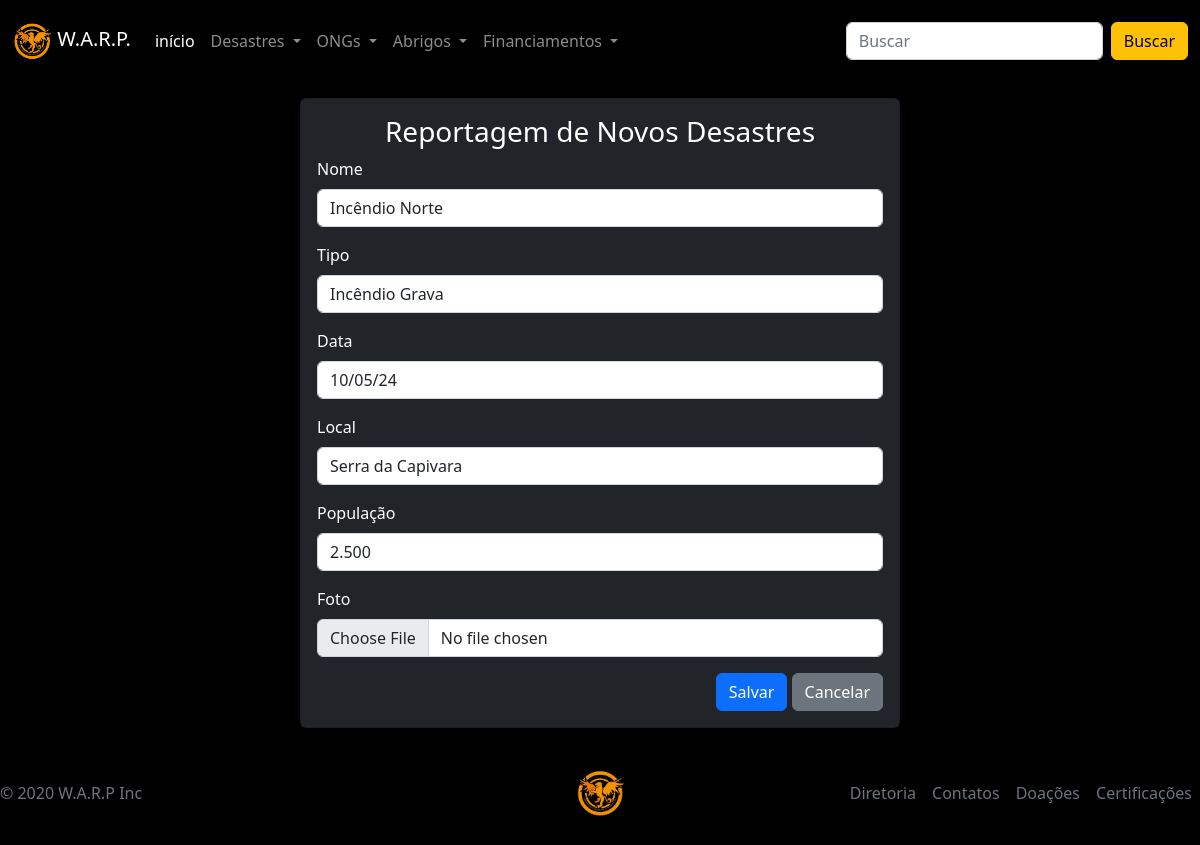
The app's page /1/desastre/editar with its own data.
### desastres/models.py (models this page shows, shortened)
class Desastre(models.Model):
    nome = models.CharField('Nome',max_length=60)
    tipo = models.CharField('Tipo',max_length=60)
    data = models.CharField('Data',max_length=20)
    local = models.CharField('Local',max_length=100)
    populacao = models.CharField('População',max_length=10)
    foto = StdImageField('Foto', upload_to='desastres', delete_orphans=True, null=True, blank=True)
    class Meta:
        verbose_name = 'Desastre'
        verbose_name_plural = 'Desastres'

### desastres/views.py (the view)
# urls.py: path('<int:pk>/desastre/editar',DesastreUpdateView.as_view(), name='desastre_editar'),
class DesastreUpdateView(SuccessMessageMixin, UpdateView):
    model = Desastre
    form_class = DesastreModelForm
    template_name = 'desastre_form.html'
    success_url = reverse_lazy('desastres')
    success_message = 'Desastre alterado com sucesso!'

### desastres/forms.py
class DesastreModelForm(forms.ModelForm):
    class Meta:
        model = Desastre
        fields = 'nome','tipo','data','local','populacao','foto'
        error_messages = {
            'nome': {'required': 'O nome do Desastre é um campo obrigatório'},
            'tipo': {'required': 'O tipo do Desastre é um campo obrigatório'},
            'data': {'required': 'A data do Desastre é um campo obrigatório'},
            'local': {'required': 'O local do Desastre é um campo obrigatório'},
            'populacao': {'required': 'A populacao do local é um campo obrigatório'},
            'foto': {'required:': 'Imagem Obrigatória'},
        }

### desastres/templates/desastre_form.html (shortened to what this page needs)
{% extends 'principal.html' %}
{% load django_bootstrap5 %}
{% block content%}
    <div class="card shadow m-3 col-md-6 mx-auto bg-dark">
        <div class="card-body">
            <div class="row">
                <h3 class="text-center">Reportagem de Novos Desastres</h3>
                <form method="POST" enctype="multipart/form-data">
                    {% bootstrap_form form %}
                    <div class="text-end">
                        {% bootstrap_button button_type="submit" content="Salvar" %}
                        <a href="{% url 'desastres' %}" class="btn btn-secondary text-white" type="button">
                           <span class="text">Cancelar</span>
                        </a>
                    </div>
                </form>
            </div>
        </div>
    </div>
{% endblock %}

### records on screen
Desastre: nome "Incêndio Norte", tipo "Incêndio Grava", data "10/05/24", local "Serra da Capivara", populacao "2.500"
